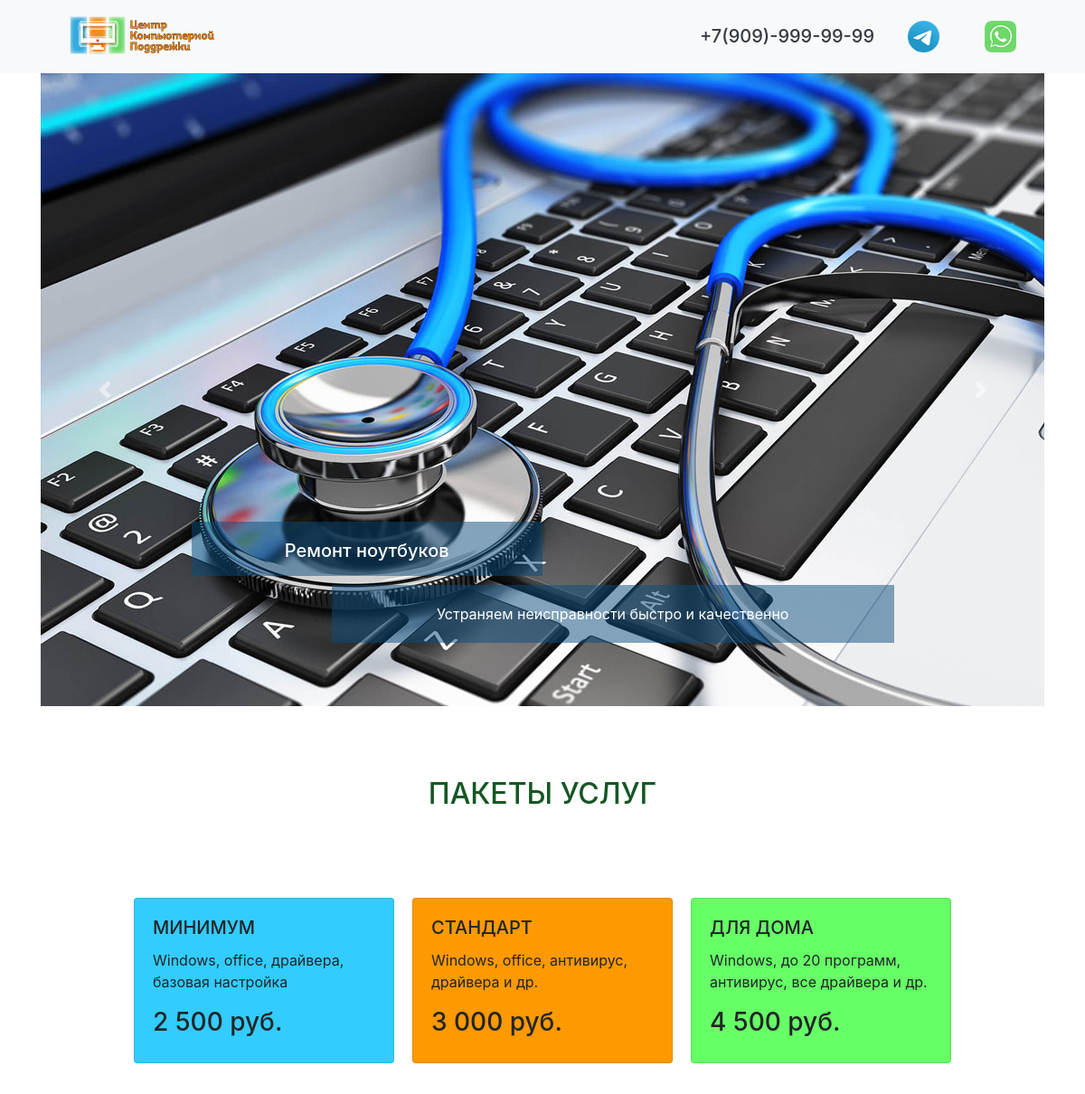
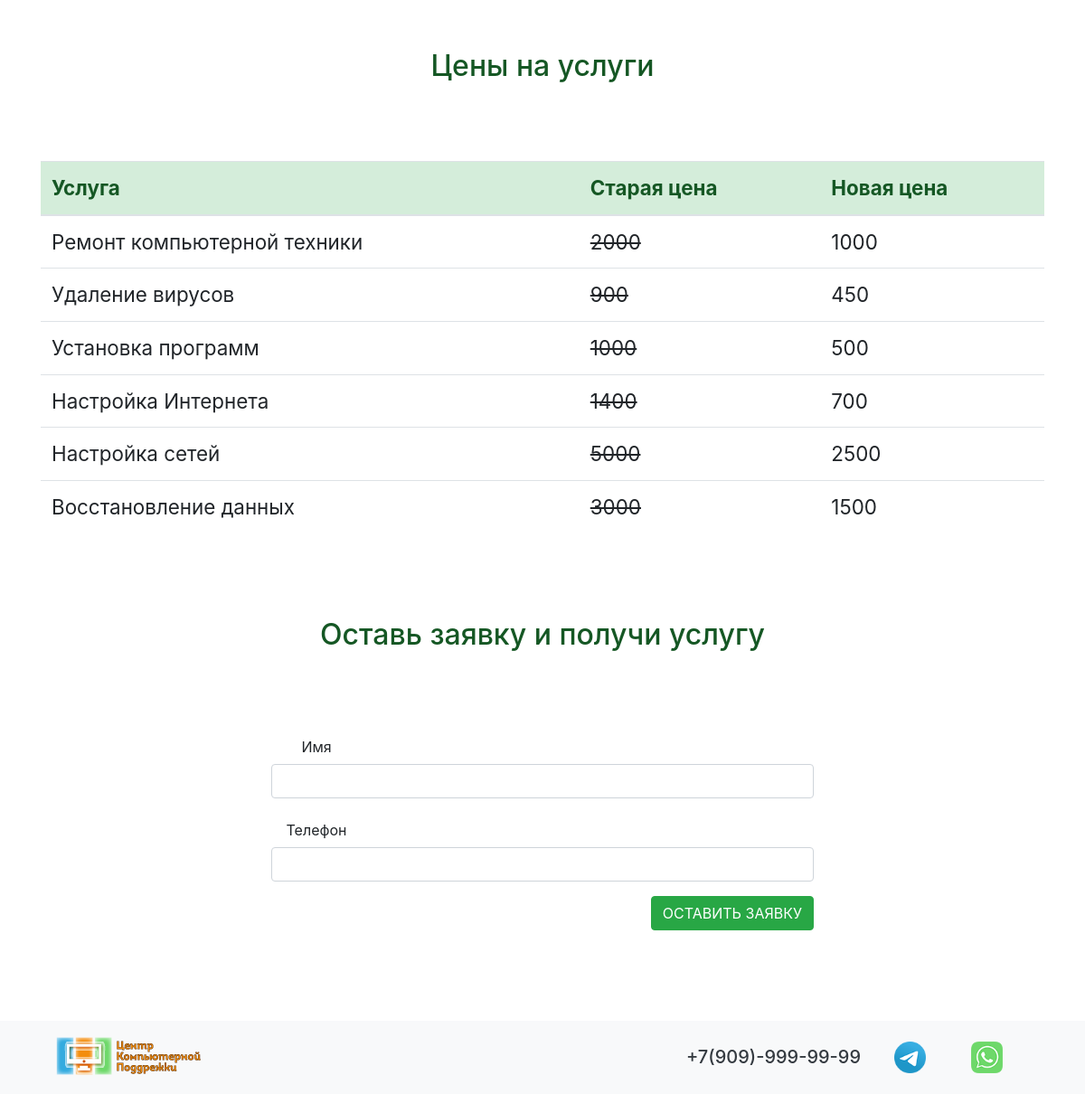
The page / on the database its author committed (2 pictures, top to bottom).
### cms/models.py (models this page shows, shortened)
class CmsSlider(models.Model):
    cms_img = models.ImageField(upload_to='slider_img')
    cms_title = models.CharField(max_length=200, verbose_name='Заголовок')
    cms_text = models.CharField(max_length=200, verbose_name='Текст')
    cms_css = models.CharField(max_length=50, default="-", verbose_name='CSS класс')
    class Meta:
        verbose_name = 'Слайд'
        verbose_name_plural = 'Слайды'

### price/models.py (models this page shows, shortened)
class PriceCard(models.Model):
    pc_value = models.CharField(max_length=20, verbose_name='Цена')
    pc_description = models.CharField(max_length=200, verbose_name='Описание')
    class Meta:
        verbose_name = 'Цену'
        verbose_name_plural = 'Цены'

class PriceTable(models.Model):
    pt_title = models.CharField(max_length=200, verbose_name='Услуга')
    pt_old_price = models.CharField(max_length=200, verbose_name='Старая цена')
    pt_new_price = models.CharField(max_length=200, verbose_name='Новая цена')
    class Meta:
        verbose_name = 'Услугу'
        verbose_name_plural = 'Услуги'

### cms/views.py (the view)
# urls.py: path('', views.first_page, name="index"),
def first_page(request):
    slider_list = CmsSlider.objects.all()
    pc_1 = PriceCard.objects.get(pk=1)
    pc_2 = PriceCard.objects.get(pk=2)
    pc_3 = PriceCard.objects.get(pk=3)
    price_table = PriceTable.objects.all()
    form = OrderForm()
    context = {
        'slider_list': slider_list,
        'pc_1': pc_1,
        'pc_2': pc_2,
        'pc_3': pc_3,
        'price_table': price_table,
        'form': form
    }
    return render(request, 'cms/index.html', context)

### crm/forms.py
class OrderForm(forms.Form):
    name = forms.CharField(max_length=200, widget=forms.TextInput(attrs={'class': 'form-control'}))
    phone = forms.CharField(max_length=200, widget=forms.TextInput(attrs={'class': 'form-control'}))

### cms/templates/cms/index.html (shortened to what this page needs)
{% extends 'cms/base.html' %}
{% block content %}
{% include 'cms/carusel.html' %}
{% include 'cms/price.html' %}
  	<section>
  		<div class="container class_form">
  			<h1 class="text-3">Оставь заявку и получи услугу</h1>
  			<div class="row justify-content-center">
  			<form action="{% url 'thanks_page' %}" method="POST" style="width: 50%;">
			  <div class="form-group row">
			    <label for="inputEmail3" class="col-sm-2 col-form-label">Имя</label><br>
			      {{ form.name }}
			  </div>
			  <div class="form-group row">
			    <label for="inputEmail3" class="col-sm-2 col-form-label">Телефон</label><br>
			      {{ form.phone }}
			  </div>
			  <div style="float: right;" class="form-group row">
			      <button type="submit" class="btn btn-success">ОСТАВИТЬ ЗАЯВКУ</button>
			  </div>
			</form>
			</div>
  		</div>
  	</section>
{% endblock %}

### cms/templates/cms/base.html (shortened to what this page needs)
<!doctype html>
{% load static %}
<html lang="ru">
  <head>
    <link href="{% static 'css/style.css' %}" rel="stylesheet">
    <link rel="stylesheet" href="https://cdn.jsdelivr.net/npm/bootstrap@4.5.3/dist/css/bootstrap.min.css">
  </head>
  <body>
  <div class="bg-light">
	<nav class="navbar navbar-light bg-light container">
	  <a class="logo-top" href="{% url 'index' %}">
	    <img src="{% static 'cms/logo.png' %}" class="d-inline-block align-top" alt="" loading="lazy">
	  </a>
	  <div class="contact-top">
                <a class="whatsapp-number" href="https://web.whatsapp.com/"></a>
                <a class="telegram-number" href="https://t.me/"></a>
              <a class="phone-number text-dark" href="tel:+79099999999">
              	<h5>+7(909)-999-99-99</h5></a>
      </div>
	</nav>
	</div>
  {% block content %}
  {% endblock %}
  <footer class="bg-light">
  		<div class="container">
  			<nav class="navbar navbar-light container">
			    <a class="logo-bottom" href="{% url 'index' %}">
			    	<img src="{% static 'cms/logo.png' %}" class="d-inline-block align-top" alt="" loading="lazy">
			    </a>
	  			<div class="contact-top">
	                <a class="whatsapp-number" href="https://web.whatsapp.com/"></a>
	                <a class="telegram-number" href="https://t.me/"></a>
	              	<a class="phone-number text-dark" href="tel:+79099999999">
	              	<h5>+7(909)-999-99-99</h5></a>
      			</div>
			</nav>
  		</div>
  	    </footer>
  </body>
</html>

### cms/templates/cms/carusel.html (shortened to what this page needs)
  	<section>
  		<div id="carouselExampleCaptions" class="carousel slide container" data-ride="carousel">
		  <div class="carousel-inner">
			  {% for slide in slider_list %}
		    <div class="carousel-item {{ slide.cms_css }}">
		      <img src="{{ slide.cms_img.url }}" class="d-block w-100"  alt="...">
		      <div class="carousel-caption d-none d-md-block">
		        <h5 class="slaider_h">{{ slide.cms_title }}</h5>
		        <p class="slaider_p">{{ slide.cms_text }}</p>
		      </div>
		    </div>
			  {% endfor %}
		  </div>
		  <a class="carousel-control-prev" href="#carouselExampleCaptions" role="button" data-slide="prev">
		    <span class="carousel-control-prev-icon" aria-hidden="true"></span>
		  </a>
		  <a class="carousel-control-next" href="#carouselExampleCaptions" role="button" data-slide="next">
		    <span class="carousel-control-next-icon" aria-hidden="true"></span>
		  </a>
		</div>
  	</section>

### cms/templates/cms/price.html
<section>
    <div class="container">
        <h1 class="text-3">ПАКЕТЫ УСЛУГ</h1>
        <div class="row justify-content-center">
            <div class="card product_card" style="width: 18rem; background-color: #33CCFF;">
                <div class="card-body">
                    <h5 class="card-title">МИНИМУМ</h5>
                    <p class="card-text">Windows, office, драйвера, базовая настройка</p>
                    <h3>{{ pc_1.pc_value }} руб.</h3>
                </div>
            </div>
            <div class="card product_card" style="width: 18rem; background-color: #FF9900;">
                <div class="card-body">
                    <h5 class="card-title">СТАНДАРТ</h5>
                    <p class="card-text">Windows, office, антивирус, драйвера и др.</p>
                    <h3>{{ pc_2.pc_value }} руб.</h3>
                </div>
            </div>
            <div class="card product_card" style="width: 18rem; background-color: #66FF66;">
                <div class="card-body">
                    <h5 class="card-title">ДЛЯ ДОМА</h5>
                    <p class="card-text">Windows, до 20 программ, антивирус, все драйвера и др.</p>
                    <h3>{{ pc_3.pc_value }} руб.</h3>
                </div>
            </div>
        </div>
    </div>
</section>
<section>
    <div class="container">
        <h1 class="text-3">Цены на услуги</h1>
        <table class="table table_one">
            <thead class="alert-success">
            <tr>
                <th scope="col">Услуга</th>
                <th scope="col">Старая цена</th>
                <th scope="col">Новая цена</th>
            </tr>
            </thead>
            <tbody>
            {% for obj in price_table %}
            <tr>
                <td>{{ obj.pt_title }}</td>
                <td>
                    <del>{{ obj.pt_old_price }}</del>
                </td>
                <td>{{ obj.pt_new_price }}</td>
            </tr>
            {% endfor %}
            </tbody>
        </table>
    </div>
</section>

### cms/static/css/style.css (style rules this page uses)
.logo-top { float: left; margin: 0px 0px 5px 30px; }
.phone-number { width: 200px; height: 40px; float: right; margin: 20px 10px 5px 20px; }
.whatsapp-number { width: 35px; height: 35px; float: right; margin: 15px 30px 5px 20px; background: url(../cms/wa-image-color.png) no-repeat center top / cover; transition: 0.5s ease-in-out; }
.telegram-number { width: 35px; height: 35px; float: right; margin: 15px 30px 5px 20px; background: url(../cms/tg-image-color.png) no-repeat center top / cover; transition: 0.5s ease-in-out; }
.slaider_h { height: 60px; width: 50%; margin: 30px 0px 10px 0px; padding-top: 20px; background-color: rgba(10, 77, 125, 0.5); text-align: center; }
.slaider_p { height: 100%; width: 80%; float: right; margin: 0px 0px 30px 0px; padding-top: 20px; padding-bottom: 20px; background-color: rgba(10, 77, 125, 0.5); text-align: center; }
.text-3 { color: #155724; font-size: 2em; text-align: center; padding-top: 7%; padding-bottom: 7%; }
.product_card { margin: 10px; }
.table_one { font-size: 1.4em; }
.class_form { text-align: center; padding-bottom: 7%; }
.logo-bottom { margin: 0 0 5px; }

### rows shown on the page
CmsSlider: cms_img (picture), cms_title "Ремонт ноутбуков", cms_text "Устраняем неисправности быстро и качественно"
PriceCard: pc_value "2 500"
PriceCard: pc_value "3 000"
PriceCard: pc_value "4 500"
PriceTable: pt_title "Ремонт компьютерной техники", pt_old_price "2000", pt_new_price "1000"
PriceTable: pt_title "Удаление вирусов", pt_old_price "900", pt_new_price "450"
PriceTable: pt_title "Установка программ", pt_old_price "1000", pt_new_price "500"
PriceTable: pt_title "Настройка Интернета", pt_old_price "1400", pt_new_price "700"
PriceTable: pt_title "Настройка сетей", pt_old_price "5000", pt_new_price "2500"
PriceTable: pt_title "Восстановление данных", pt_old_price "3000", pt_new_price "1500"
